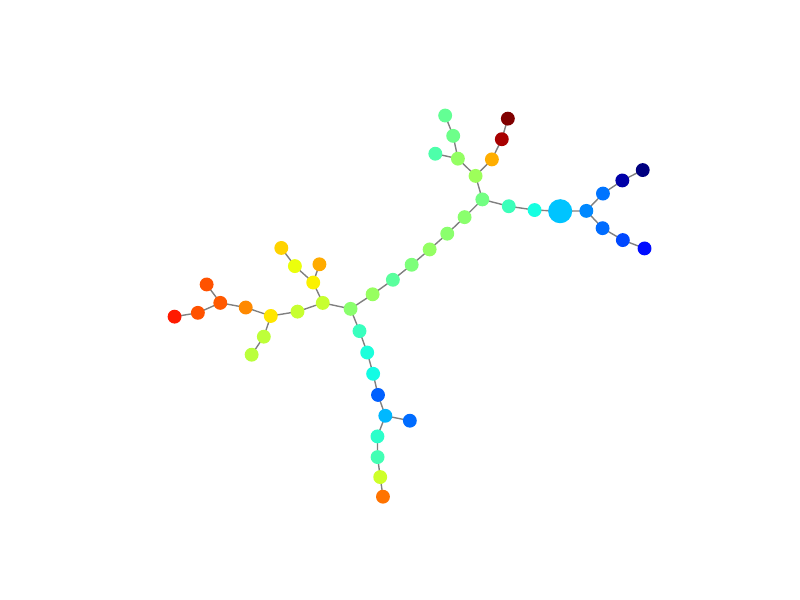

The Python source for this figure:
import numpy as np
import numpy.random as npr
import matplotlib.pyplot as plt
from sklearn import neighbors
from density_estimation import local_density_k_transformed,determine_r,local_density_r
from sklearn.neighbors import KernelDensity
from sklearn.cluster import AgglomerativeClustering
import networkx as nx
from sklearn.base import BaseEstimator,TransformerMixin

class SPADE(BaseEstimator,TransformerMixin):
    def __init__(self,
                  num_clusters=50,
                  density_estimator='r', # or 'k'
                  k=20,
                  r=None):

        self.num_clusters = num_clusters

        self.k=k
        if r != None:
            self.r=r
        else:
            self.r=None

        if density_estimator=='k':
            self.density_estimator=lambda X: local_density_k_transformed(X,k)
        else:
            if density_estimator not in 'rk':
                print('density_estimator not understood: defaulting to radial')
            self.density_estimator=lambda X: local_density_r(X,determine_r(X))

        self.accept_prob_func=self.compute_accept_prob

    def compute_accept_prob(self,densities,
                            outlier_density_percentile=1.0,
                            target_density_percentile=3.0):
        ''' densities is a vector of densities '''
        OD = np.percentile(densities,outlier_density_percentile)
        TD = np.percentile(densities,target_density_percentile)

        accept_prob = np.zeros(len(densities))

        for i,LD in enumerate(densities):
            if LD < OD:
                accept_prob[i] = 0
            elif LD > OD and LD <= TD:
                accept_prob[i] = 1
            elif LD > TD:
                accept_prob[i] = TD/LD
        return accept_prob

    def accept_according_to_probs(self,accept_prob):
        ''' just output indices'''
        return accept_prob > np.random.rand(len(accept_prob))

    def downsample(self,X):
        if self.r == None:
            self.r = determine_r(X)
        scores = self.density_estimator(X)
        accept_prob = self.compute_accept_prob(scores)
        down_sampled_X = X[self.accept_according_to_probs(accept_prob)]
        return down_sampled_X

    # compute cluster centers given cluster assignments
    def compute_cluster_centers(self,X,C):
        centers = np.zeros((len(set(C)),len(X.T)))
        for i in set(C):
            points = X[C==i]
            centers[i] = np.mean(points,0)
        return centers

    def fit_transform(self,X,render=False):

        print('density-dependent downsampling...')
        # density-dependent downsampling
        down_sampled_X = self.downsample(X)
        print(len(X),len(down_sampled_X))

        print('clustering...')
        cluster_model = AgglomerativeClustering(self.num_clusters)
        cluster_model.fit(down_sampled_X)
        cluster_pred = cluster_model.labels_
        cluster_centers = self.compute_cluster_centers(X,cluster_pred)


        print('upsampling...')
        knn = neighbors.KNeighborsClassifier(1,metric='l1')
        knn.fit(down_sampled_X,cluster_pred)
        upsampled_cluster_pred = knn.predict(X)
        occupancy = np.array([sum(upsampled_cluster_pred==i) for i in range(self.num_clusters)])
        norm_occupancy = (occupancy - occupancy.min()) / (occupancy.max() - occupancy.min())

        print('constructing graph...')

        G = self.distance_graph(cluster_centers)
        mst = nx.minimum_spanning_tree(G)

        if render:
            print('rendering...')
            self.render(cluster_centers,mst,norm_occupancy)

        return cluster_centers,mst,norm_occupancy

    def render(self,cluster_centers,mst,norm_occupancy,
              marker_scale=1.0,savefig=True,fname=''):
        pos = nx.graphviz_layout(mst)
        positions = np.zeros((len(pos),2))
        for p in pos:
            positions[p] = pos[p]

        for e in mst.edges():
            cpts = positions[np.array(e)]
            plt.plot(cpts[:,0],cpts[:,1],c='0.7',linewidth=1,zorder=1)
        plt.scatter(positions[:,0],positions[:,1],linewidth=0,zorder=10,
                   c=cluster_centers[:,0],s=marker_scale*(100+(200*norm_occupancy)));

        plt.axis('off')
        if savefig:
            fname = "spade.pdf"
            plt.savefig(fname)

    def multiview_fit_and_render(self,X,fname=''):
        results = []
        for i in range(9):
            result = self.fit_transform(X)
            plt.subplot(3,3,i+1)
            self.render(*result,savefig=False,marker_scale=0.1)
            results.append(result)

        if fname=='':
            import os.path
            fname_pre = "spade_multiview"
            fname_post = ".pdf"
            fname = fname_pre + fname_post
            if os.path.isfile(fname):
                x = 1
                fname_pre_x = fname_pre + '({0})'.format(x)
                fname = fname_pre_x + fname_post
                while os.path.isfile(fname):
                    x +=1
                    fname_pre_x = fname_pre + '({0})'.format(x)
                    fname = fname_pre_x + fname_post
        plt.savefig(fname)

        return results

class SPADE_alt(BaseEstimator,TransformerMixin):
    def __init__(self,num_clusters=50,
                 density_estimator='k-nearest',# or 'kde' or 'eps-neighbors'
                 k=20,
                 r=1.0,
                 verbose=True,
                 naive_accept_prob=False):
        self.num_clusters=num_clusters
        self.density_estimator = density_estimator
        self.k=k
        self.r=r
        self.verbose=verbose
        self.naive_accept_prob=naive_accept_prob

    def local_density_k(self,X,k=10,metric=None):
        if metric != None:
            bt = neighbors.BallTree(X,200,metric=metric)
            neighbor_graph = neighbors.kneighbors_graph(X,k,'distance')
        else:
            neighbor_graph = neighbors.kneighbors_graph(X,k,'distance')
        distances = np.array(neighbor_graph.mean(1))[:,0]
        return 1-((distances - distances.min())/(distances.max() - distances.min()))

    def local_density_r(self,X,r=0.1,metric=None):
        if metric != None:
            bt = neighbors.BallTree(X,200,metric=metric)
            neighbor_graph = neighbors.radius_neighbors_graph(bt,r)
        else:
            neighbor_graph = neighbors.radius_neighbors_graph(X,r)
        counts = np.array(neighbor_graph.sum(1))[:,0]
        return ((counts - counts.min())/(counts.max() - counts.min()))

    def distance(self,x,y):
        return np.sqrt(np.sum((x-y)**2))

    def distance_graph(self,centers):
        G = nx.Graph()
        for i in range(len(centers)-1):
            for j in range(i+1,len(centers)):
                G.add_edge(i,j,weight=self.distance(centers[i],centers[j]))
        return G

    def fit_transform(self,X):
        num_points = len(X)

        from time import time
        t0 = time()
        if self.verbose:
            print("Estimating density...")

        if self.density_estimator not in ['KDE','k-nearest','eps-neighbors']:
            print('invalid density_estimator, defaulting to k-nearest')
            density_estimator = 'k-nearest'

        if self.density_estimator == 'k-nearest':
            scores = self.local_density_k(X,self.k)
            #scores = local_density_k_transformed(X,self.k)
        if self.density_estimator == 'eps-neighbors':
            scores = self.local_density_r(X,self.r)
        if self.density_estimator == 'kde':

            from sklearn.grid_search import GridSearchCV

            # this snippet from documentation:
            # http://scikit-learn.org/stable/auto_examples/neighbors/plot_digits_kde_sampling.html
            params = {'bandwidth': np.logspace(-1, 1, 20)}
            grid = GridSearchCV(KernelDensity(), params)
            grid.fit(samples)

            print("best bandwidth: {0}".format(grid.best_estimator_.bandwidth))

            # use the best estimator to compute the kernel density estimate
            kde = grid.best_estimator_
            # estimate density
            kde.fit(X)
            scores = kde.score_samples(X)

        if self.verbose:
            print("Done! Elapsed time: {0:.2f}s".format(time() - t0))

        # "down-sample"
        if self.verbose:
            print("Down-sampling...")

        def compute_accept_prob_spade(densities,
                                outlier_density_percentile=1.0,
                                target_density_percentile=3.0):
            ''' densities is a vector of densities '''
            OD = np.percentile(densities,outlier_density_percentile)
            TD = np.percentile(densities,target_density_percentile)

            accept_prob = np.zeros(len(densities))

            for i,LD in enumerate(densities):
                if LD < OD:
                    accept_prob[i] = 0.0
                elif LD > OD and LD <= TD:
                    accept_prob[i] = 1.0
                elif LD > TD:
                    accept_prob[i] = TD/LD
            return accept_prob

        def compute_accept_prob_naive(densities):
            ''' densities is a vector of densities '''
            accept_prob = 1.0 - (scores - scores.min()) / (scores.max() - scores.min())
            return accept_prob

        if self.naive_accept_prob:
            accept_prob = compute_accept_prob_naive(scores)
        else:
            accept_prob = compute_accept_prob_spade(scores)

        down_sampled_X = []
        down_sampled_i = []
        for i in range(num_points):
            if npr.rand() < accept_prob[i]:
                down_sampled_i.append(i)
                down_sampled_X.append(X[i])
        down_sampled_X = np.array(down_sampled_X)
        if self.verbose:
            print("Done! Reduced data from {1} to {2} points. Elapsed time: {0:.2f}s".format(time() - t0,len(X),len(down_sampled_X)))

            print("Clustering...")
        # cluster down-sampled data
        cluster_model = AgglomerativeClustering(self.num_clusters)
        cluster_model.fit(down_sampled_X)

        # compute cluster centers
        cluster_pred = cluster_model.labels_
        cluster_centers = []
        for i in range(self.num_clusters):
            cluster_centers.append(np.mean(down_sampled_X[cluster_pred==i],0))
        cluster_centers = np.array(cluster_centers)

        if self.verbose:
            print("Done! Elapsed time: {0:.2f}s".format(time() - t0))

            print("Up-sampling...")

        knn = neighbors.KNeighborsClassifier(1,metric='l1')
        knn.fit(down_sampled_X,cluster_pred)
        upsampled_cluster_pred = knn.predict(X)
        # "up-sample" (assign all points to nearest cluster center)
        #upsampled_cluster_pred = assign_to_nearest_landmark(X,cluster_centers)

        # compute normalized cluster occupancies
        occupancy = np.array([sum(upsampled_cluster_pred==i) for i in range(self.num_clusters)])
        norm_occupancy = (occupancy - occupancy.min()) / (occupancy.max() - occupancy.min())

        if self.verbose:
            print("Done! Elapsed time: {0:.2f}s".format(time() - t0))

            print("Computing MST...")
        # compute MST
        G = self.distance_graph(cluster_centers)
        mst = nx.minimum_spanning_tree(G)
        if self.verbose:
            print("Done! Elapsed time: {0:.2f}s".format(time() - t0))


            print("Plotting SPADE tree...")
        # plot SPADE tree
        if X.shape[1] == 2:
            print("Plotting overlay on data")
            plt.scatter(X[:,0],X[:,1],c=upsampled_cluster_pred,linewidths=0,alpha=0.5)
            plt.scatter(cluster_centers[:,0],cluster_centers[:,1]);
            for e in mst.edges():
                cpts = cluster_centers[np.array(e)]
                plt.plot(cpts[:,0],cpts[:,1],c='black',linewidth=2)
            plt.axis('off')

            plt.figure()

        # set positions by force-directed layout
        pos = nx.graphviz_layout(mst)
        positions = np.zeros((len(pos),2))
        for p in pos:
            positions[p] = pos[p]

        # if the data is 2D, we can optionally use cluster centers
        #if X.shape[1] == 2:
        #    positions = cluster_centers

        for e in mst.edges():
            cpts = positions[np.array(e)]
            plt.plot(cpts[:,0],cpts[:,1],c='black',linewidth=2)
        #plt.scatter(down_sampled_X[:,0],down_sampled_X[:,1],c=cluster_pred,linewidths=0,alpha=0.5)
        plt.scatter(positions[:,0],positions[:,1],
                   c=cluster_centers[:,0],s=100+(200*norm_occupancy));

        plt.axis('off')

        print("Done! Total elapsed time: {0:.2f}s".format(time() - t0))

        return cluster_centers,mst

if __name__=='__main__':
    # generate fake data
    npr.seed(0)
    from synthetic_data import generate_blobs,generate_branches
    #samples,density = generate_blobs(10000,10)
    samples,density = generate_branches(10000)

    # plot fake data, colored by actual
    plt.rcParams['font.family']='Serif'
    cmap='rainbow'
    s=2
    plt.scatter(samples[:,0],samples[:,1],c=density,linewidths=0,s=s*4,cmap=cmap)
    plt.title('Synthetic data: colored by actual density')
    plt.savefig('synthetic_data.pdf')


    #sp = SPADE_alt(density_estimator='eps-neighbors')

    # using r-based estimator
    #sp = SPADE(density_estimator='r')

    def make_plots(sp,suffix='_r'):

        # plot data colored by estimated_density
        est_density = sp.density_estimator(samples)
        plt.scatter(samples[:,0],samples[:,1],c=est_density,linewidths=0,s=s*4,cmap=cmap)
        plt.title('Synthetic data: colored by estimated density')
        plt.savefig('synthetic_data_est_density'+suffix+'.pdf')

        # plot data colored by acceptance probability
        accept_prob = sp.compute_accept_prob(est_density)
        plt.scatter(samples[:,0],samples[:,1],c=accept_prob,linewidths=0,s=s*4,cmap=cmap)
        plt.colorbar()
        plt.title('Synthetic data: colored by accept_prob')
        plt.savefig('synthetic_data_accept_prob'+suffix+'.pdf')

        # plot a few downsamplings of the data
        plt.figure()
        plt.title('Synthetic data: downsampled')
        for i in range(4):
            downsampled = sp.downsample(samples)
            est_density = sp.density_estimator(downsampled)
            plt.subplot(2,2,i+1)
            plt.scatter(downsampled[:,0],downsampled[:,1],c=est_density,linewidths=0,s=s,cmap=cmap)

        plt.savefig('synthetic_data_downsampled'+suffix+'.pdf')

    make_plots(SPADE(density_estimator='r'),'_r')
    make_plots(SPADE(density_estimator='k'),'_k')

    # plot results
    #sp.fit_transform(samples)
    #plt.show()
    #_ = sp.fit_transform(samples,render=True)
    #sp.multiview_fit_and_render(samples)
